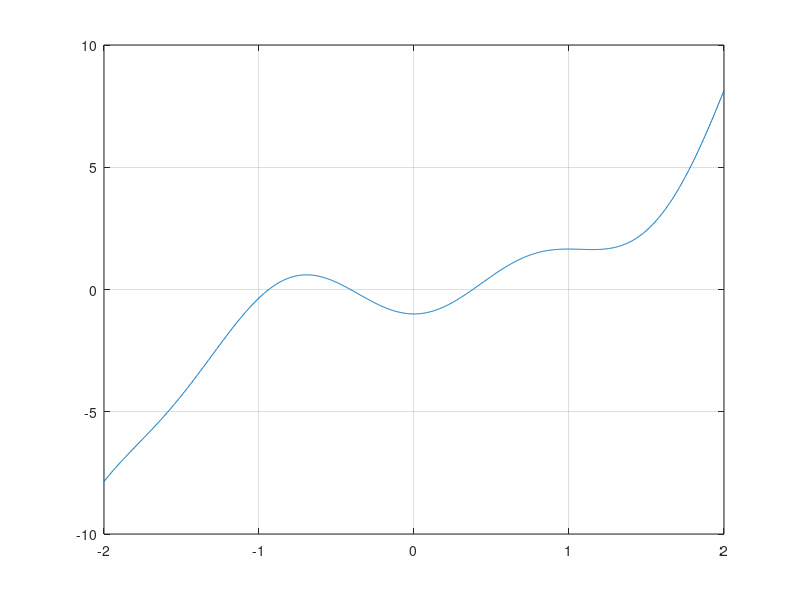

Source code (MATLAB): (Note: this script raises an error after producing the figure.)
%Uppgift 1
clear, clc
f=@(x) x.^3-cos(4*x);
x=linspace(-2,2,1000);
plot(x,f(x)), hold on
grid on
yline(0)
text(-1,4,"3st nollställen")
text(-1,3,"Nollställena är ca (-0.9, -0.4, 0.4)")

tol=1e-8;
Df=@(x) 3.*x.^2 +4.*sin(4.*x);
np1 =min_newton(f,Df,-.9,tol);
np2 =min_newton(f,Df,-.4,tol);
np3 =min_newton(f,Df,.4,tol);

plot(np1,0,'-o',np2,0,'-o',np3,0,'-o')
hold off
%% Uppgift 3 a
clear, clc, format long

x=linspace(-5,5,1000);
f=@(x)0.5*(x-2).^2-2*cos(2*x)-1.5;
Df=@(x)4*sin(2*x)+x-2;

plot(x,f(x)),hold on
yline(0)
grid on
axis([-1 5 -5 14])
tol=1e-8;

np1 =min_newton(f,Df,-.5,tol);
np2 =min_newton(f,Df,1,tol);
np3 =min_newton(f,Df,2,tol);
np4 =min_newton(f,Df,4,tol);
plot(np1,0,'-o',np2,0,'-o',np3,0,'-o',np4,0,'-o')
hold off
text (0,5,"Nollpunkterna är " +np1+" "+np2+" "+np3+" "+np4)
%% Uppgift 3 b
clear, clc, format long

x=linspace(-5,5,1000);
f=@(x)x.^3-cos(4*x);
Df=@(x)3*x.^2+4*sin(4*x);

plot(x,f(x)),hold on
yline(0)
grid on
axis([-1.5 1.7 -3 7])
tol=1e-8;

np1 =min_newton(f,Df,-1,tol);
np2 =min_newton(f,Df,-0.5,tol);
np3 =min_newton(f,Df,0.4,tol);
plot(np1,0,'-o',np2,0,'-o',np3,0,'-o'), hold off

text (-1,3,"Nollpunkterna är " +np1+" "+np2+" "+np3)

%% Uppgift 4
clear, clc , format long
x=linspace(-10,10,1000);
f=@(x)((3+sin(2*x))./(1+exp(0.03*(x.^2))))-1.2;
plot(x,f(x),"g"), hold on
grid on
axis([-7 7 -1 1])
yline(0)

x1=fzero(f,-3);
x2=fzero(f,-1.5);
x3=fzero(f,-.5);
x4=fzero(f,1.5);
x5=fzero(f,4.5);
x6=fzero(f,3);
plot(x1,0,'-o',x2,0,'-o',x3,0,'-o',x4,0,'-o',x5,0,'-o',x6,0,'-o'),hold off
fprintf("Nollpunkterna: "+ x1+" "+x2+" "+x3+" "+x4+" "+x5+" "+x6)

